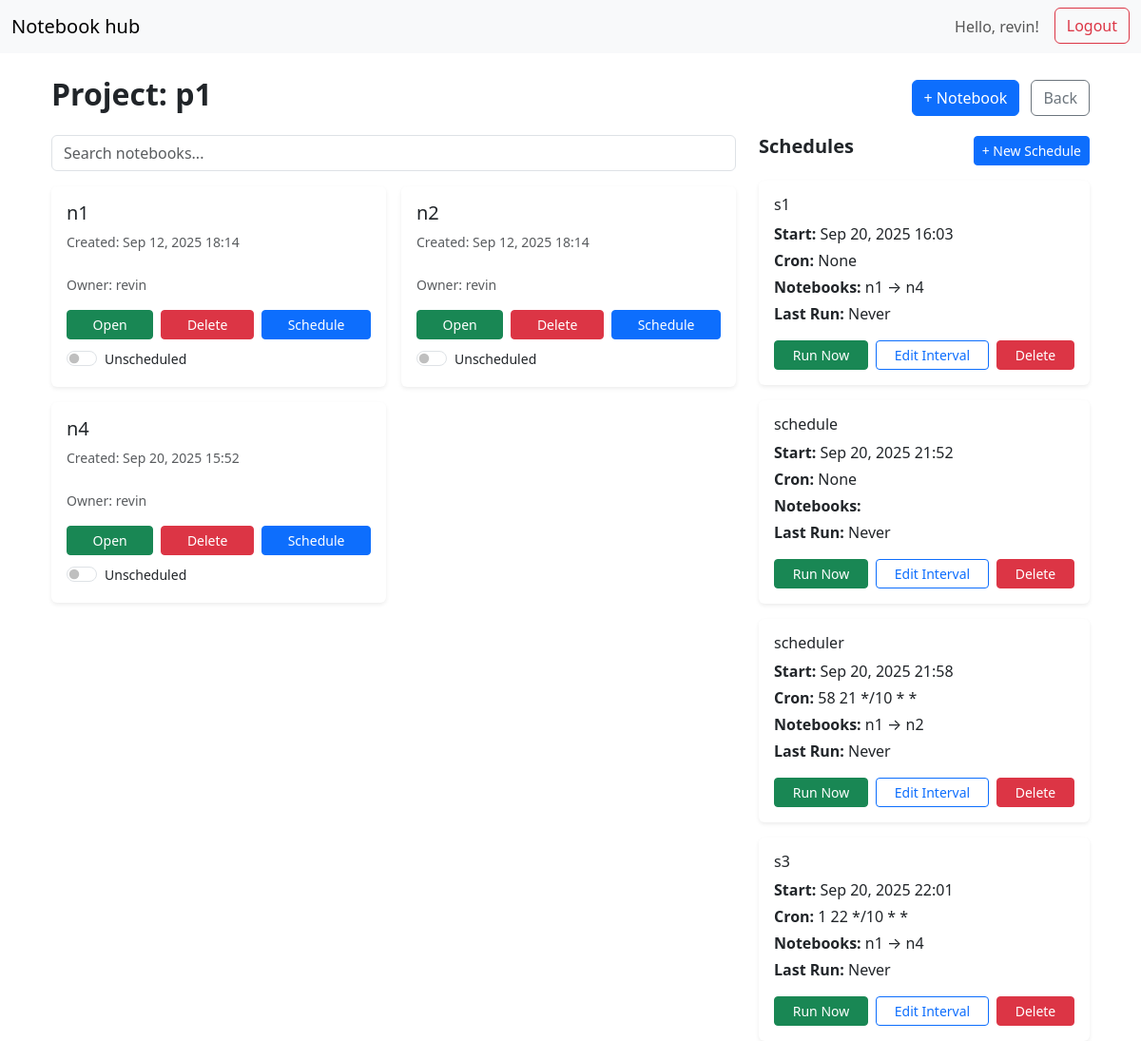
/project/1 (signed in), run on an earlier commit of the app's database.
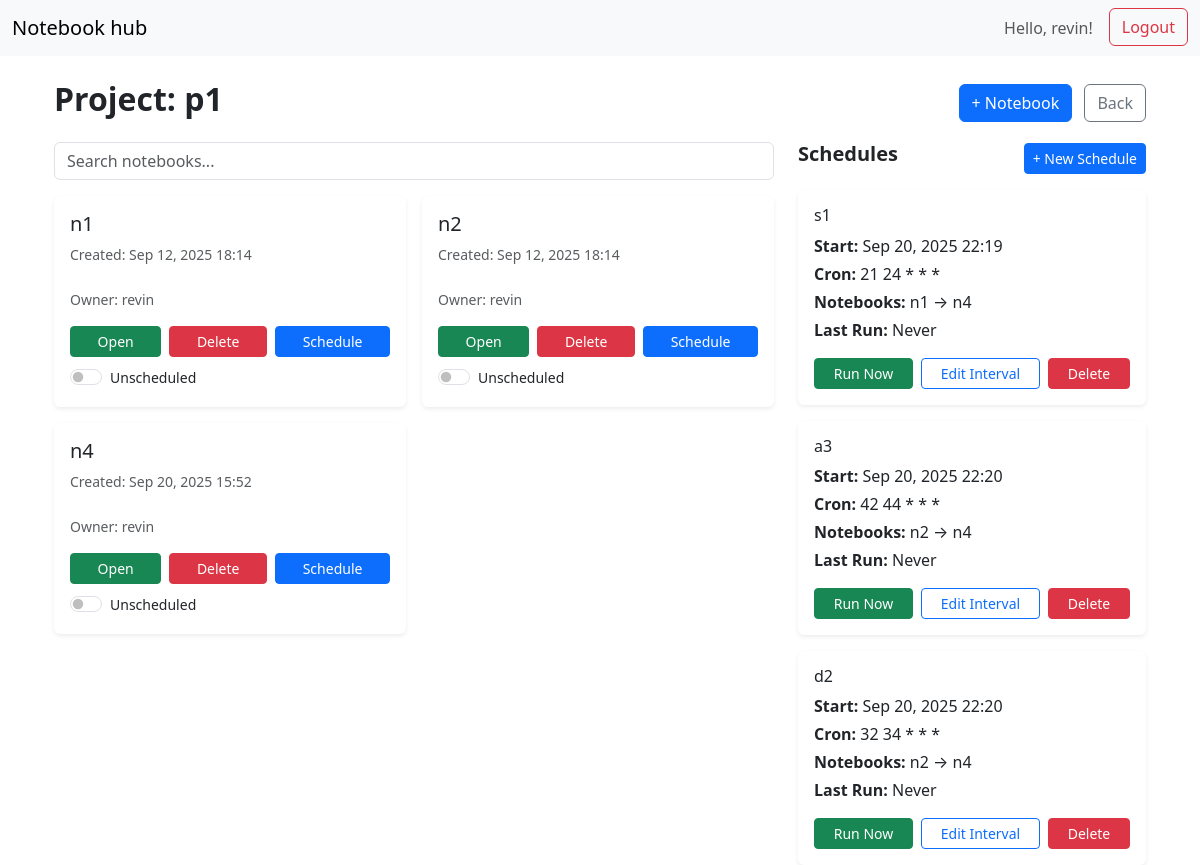
And on a later commit of the database.
### core/models.py (models this page shows, shortened)
class CustomUser(AbstractUser):
    group = models.ForeignKey('BusinessGroup', on_delete=models.SET_NULL, null=True, blank=True)

class Project(models.Model):
    user = models.ForeignKey(settings.AUTH_USER_MODEL, on_delete=models.CASCADE)
    group = models.ForeignKey(BusinessGroup, on_delete=models.CASCADE, null=True, blank=True) #project belongs to this group
    name = models.CharField(max_length=255)
    created_at = models.DateTimeField(auto_now_add=True)
    class Meta:
        unique_together = ('group','name') #ensures that within a given business group, project names are unique

class Notebook(models.Model):
    project = models.ForeignKey(Project, on_delete=models.CASCADE)
    user = models.ForeignKey(settings.AUTH_USER_MODEL, on_delete=models.CASCADE)
    name = models.CharField(max_length=255)
    file_path = models.CharField(max_length=1024)
    created_at = models.DateTimeField(auto_now_add=True)
    is_scheduled = models.BooleanField(default=False)
    schedule_seconds = models.IntegerField(default=0)
    schedule_minutes = models.IntegerField(default=0)
    schedule_hours = models.IntegerField(default=0)
    start_time = models.DateTimeField(null=True, blank=True)
    airflow_dag_id = models.CharField(max_length=255, null=True, blank=True)

class Schedule(models.Model):
    project = models.ForeignKey(Project, on_delete=models.CASCADE)
    name = models.CharField(max_length=255)
    notebooks = models.ManyToManyField(Notebook, through='ScheduleStep', related_name='schedules')
    cron_expression = models.CharField(max_length=255, blank=True, null=True)
    start_time = models.DateTimeField()
    schedule_seconds = models.IntegerField(default=0)
    schedule_minutes = models.IntegerField(default=0)
    schedule_hours = models.IntegerField(default=0)
    airflow_dag_id = models.CharField(max_length=255, blank=True, null=True)

### core/views.py (the view)
# urls.py: path('project/<int:project_id>', views.project_detail, name='project_detail'),
@login_required
def project_detail(request, project_id):
    group=None
    if hasattr(request.user,"group"):
        group = request.user.group
    project = get_object_or_404(Project, id=project_id, group=group)
    notebooks = Notebook.objects.filter(project=project)
    schedules = Schedule.objects.filter(project=project).prefetch_related('notebooks')
    form = NotebookForm(project=project)
    for nb in notebooks:
        nb.jupyter_url=f"http://localhost:8888/lab/tree/{project.id}/{nb.name}.ipynb"
    return render(request, 'project_detail.html', {'project': project, 'notebooks': notebooks, 'schedules': schedules,'form': form})

### core/forms.py (shortened to what this page needs)
class NotebookForm(forms.ModelForm):
    class Meta:
        model = Notebook
        fields = ['name']
    def __init__(self, *args, **kwargs):
        self.project = kwargs.pop('project', None)
        self.user = kwargs.pop('user', None)
        super().__init__(*args, **kwargs)

### core/templates/project_detail.html (shortened to what this page needs)
{% extends "base.html" %}
{% block content %}
<div class="container mt-4">
    <div class="d-flex justify-content-between align-items-center mb-3">
        <h2 class="fw-bold">Project: {{ project.name }}</h2>
        <div>
            <button type="button" class="btn btn-primary me-2" data-bs-toggle="modal" data-bs-target="#createNotebookModal">+ Notebook</button>
            <a href="{% url 'dashboard' %}" class="btn btn-outline-secondary">Back</a>
        </div>
    </div>
    <div class="row">
        <div class="col-md-8">
            <input type="text" id="notebookSearch" class="form-control mb-3" placeholder="Search notebooks...">
            {% if notebooks %}
            <div class="row row-cols-1 row-cols-md-2 g-3" id="notebooksGrid">
                {% for notebook in notebooks %}
                <div class="col notebook-card">
                    <div class="card h-100 shadow-sm border-0 hover-shadow" style="transition: transform 0.15s;">
                        <div class="card-body d-flex flex-column">
                            <h5 class="card-title text-truncate">{{ notebook.name }}</h5>
                            <small class="text-muted">Created: {{ notebook.created_at|date:"M d, Y H:i" }}</small><br>
                            <small class="text-muted">Owner: {{ notebook.user }}</small>
                            <div class="mt-auto pt-3">
                                <div class="d-flex gap-2">
                                    <a href="{{ notebook.jupyter_url }}" target="_blank" class="btn btn-sm btn-success flex-fill">Open</a>
                                    <form method="POST" action="{% url 'delete_notebook' notebook.id %}" class="flex-fill">
                                        <button type="submit" class="btn btn-sm btn-danger w-100">Delete</button>
                                    </form>
                                    <button class="btn btn-sm btn-primary flex-fill"
                                            data-bs-toggle="modal"
                                            data-bs-target="#scheduleModal"
                                            data-notebook-id="{{ notebook.id }}"
                                            data-seconds="{{ notebook.schedule_seconds }}"
                                            data-minutes="{{ notebook.schedule_minutes }}"
                                            data-hours="{{ notebook.schedule_hours }}"
                                            data-start="{{ notebook.start_time|date:'Y-m-d\\TH:i' }}">
                                        Schedule
                                    </button>
                                </div>
                                <div class="form-check form-switch mt-2">
                                    <input class="form-check-input schedule-toggle"
                                           type="checkbox"
                                           data-notebook-id="{{ notebook.id }}"
                                           {% if notebook.is_scheduled %} checked {% endif %}>
                                    <label class="form-check-label small">
                                        {% if notebook.is_scheduled %} Scheduled {% else %} Unscheduled {% endif %}
                                    </label>
                                </div>
                            </div>
                        </div>
                    </div>
                </div>
                {% endfor %}
            </div>
            {% else %}
            <p class="text-muted">No notebooks yet. Create one!</p>
            {% endif %}
        </div>
          <div class="col-md-4">
            <div class="d-flex justify-content-between align-items-center mb-3">
                <h5 class="fw-bold">Schedules</h5>
                <button class="btn btn-sm btn-primary" data-bs-toggle="modal" data-bs-target="#createScheduleModal">
                    + New Schedule
                </button>
            </div>
            {% if schedules %}
            <div class="row row-cols-1 g-3">
                {% for schedule in schedules %}
                <div class="col schedule-card">
                    <div class="card h-100 shadow-sm border-0 hover-shadow">
                        <div class="card-body">
                            <h6 class="card-title">{{ schedule.name }}</h6>
                            <p class="mb-1"><strong>Start:</strong> {{ schedule.start_time|date:"M d, Y H:i" }}</p>
                            <p class="mb-1"><strong>Cron:</strong> {{ schedule.cron_expression }}</p>
                            <p class="mb-1"><strong>Notebooks:</strong>
                                {% for nb in schedule.notebooks.all %}
                                    {{ nb.name }}{% if not forloop.last %} → {% endif %}
                                {% endfor %}
                            </p>
                            <p class="mb-0"><strong>Last Run:</strong> {{ schedule.last_run|default:"Never" }}</p>
                            <div class="mt-3 d-flex flex-wrap gap-2">
                                <form method="POST" action="{% url 'run_schedule_now' schedule.id %}" class="flex-fill">
                                    <button type="submit" class="btn btn-sm btn-success w-100">Run Now</button>
                                </form>
                                <button class="btn btn-sm btn-outline-primary flex-fill"
                                        data-bs-toggle="modal"
                                        data-bs-target="#editScheduleModal"
                                        data-schedule-id="{{ schedule.id }}"
                                        data-name="{{ schedule.name }}"
                                        data-start="{{ schedule.start_time|date:'Y-m-d\\TH:i' }}"
                                        data-cron="{{ schedule.cron_expression }}">
                                    Edit Interval
                                </button>
                                <form method="POST" action="{% url 'delete_schedule' schedule.id %}" class="flex-fill">
                                    <button type="submit" class="btn btn-sm btn-danger w-100">Delete</button>
                                </form>
                            </div>
                        </div>
                    </div>
                </div>
                {% endfor %}
            </div>
            {% else %}
            <p class="text-muted">No schedules yet.</p>
            {% endif %}
          </div>
{% endblock %}

### core/templates/base.html (shortened to what this page needs)
<!DOCTYPE html>
<html lang="en">
<head>
    <link href="https://cdn.jsdelivr.net/npm/bootstrap@5.3.2/dist/css/bootstrap.min.css" rel="stylesheet">
</head>
<body>
<nav class="navbar navbar-expand-lg navbar-light bg-light">
  <div class="container-fluid">
    <a class="navbar-brand" href="{% url 'dashboard' %}">Notebook hub</a>
    <div class="collapse navbar-collapse justify-content-end" id="navbarNav">
      <ul class="navbar-nav">
        {% if user.is_authenticated %}
        <li class="nav-item">
          <span class="nav-link">Hello, {{ user.username }}!</span>
        </li>
        <li class="nav-item">
            <form method="POST" action="{% url 'logout' %}" class="d-inline">
                <button type="submit" class="btn btn-outline-danger ms-2">Logout</button>
            </form>
        </li>
        {% else %}
        <li class="nav-item">
          <a class="nav-link btn btn-outline-primary" href="{% url 'login' %}">Login</a>
        </li>
        {% endif %}
      </ul>
    </div>
  </div>
</nav>
<div class="container">
    {% block content %}
    {% endblock %}
</div>
</body>
</html>

What changed in the data, as far as the page shows it:
removed Schedule: name "s1", start_time "Sep 20, 2025 16:03", cron_expression "None", last_run "Never", Notebook (name "n1"), Notebook (name "n4")
removed Schedule: name "schedule", start_time "Sep 20, 2025 21:52", cron_expression "None", last_run "Never"
removed Schedule: name "scheduler", start_time "Sep 20, 2025 21:58", cron_expression "58 21 */10 * *", last_run "Never", Notebook (name "n1"), Notebook (name "n2")
removed Schedule: name "s3", start_time "Sep 20, 2025 22:01", cron_expression "1 22 */10 * *", last_run "Never", Notebook (name "n1"), Notebook (name "n4")
added Schedule: name "s1", start_time "Sep 20, 2025 22:19", cron_expression "21 24 * * *", last_run "Never", Notebook (name "n1"), Notebook (name "n4")
added Schedule: name "a3", start_time "Sep 20, 2025 22:20", cron_expression "42 44 * * *", last_run "Never", Notebook (name "n2"), Notebook (name "n4")
added Schedule: name "d2", start_time "Sep 20, 2025 22:20", cron_expression "32 34 * * *", last_run "Never", Notebook (name "n2"), Notebook (name "n4")
